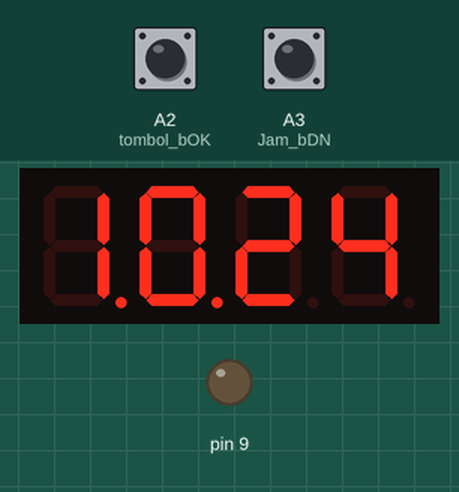
A sketch run on a simulated Arduino Uno, built with avr-gcc and run on an emulated ATmega328P. Parts: 4-digit seven-segment display, output pins drawn as LEDs (lit = HIGH). Wiring (inferred from the names in the program): DS3231 clock at I2C address 0x68. The test bench sets the inputs (shaded band); at power-on: A2 (tombol_bOK) HIGH, A3 (Jam_bDN) HIGH. The local clock reads 2024-03-15 10:24:30 at power-on unless the sketch sets it.

Above: at 1.2 s.
1.3 s: A2 (tombol_bOK) pulled LOW for 0.15 s
At 1.9 s:
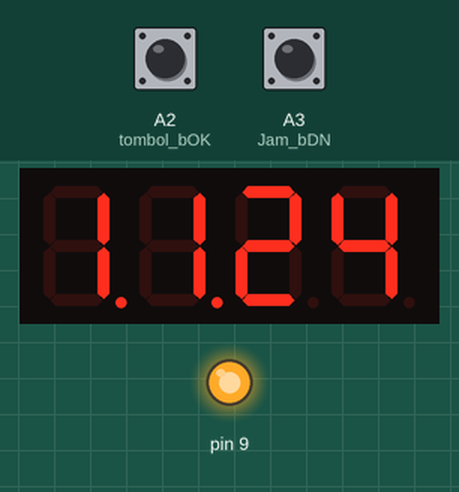
2.9 s: A3 (Jam_bDN) pulled LOW for 0.15 s
At 5.4 s:
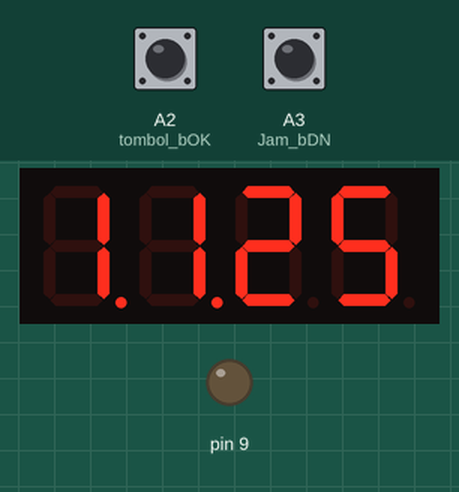
5.5 s: A2 (tombol_bOK) pulled LOW for 1 s
At 8.4 s:
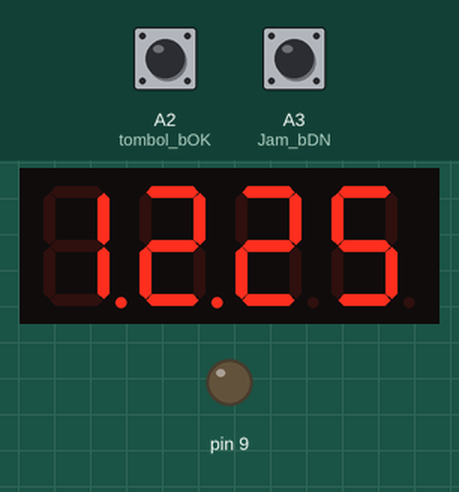
8.5 s: A3 (Jam_bDN) pulled LOW for 1 s
At 10.7 s:
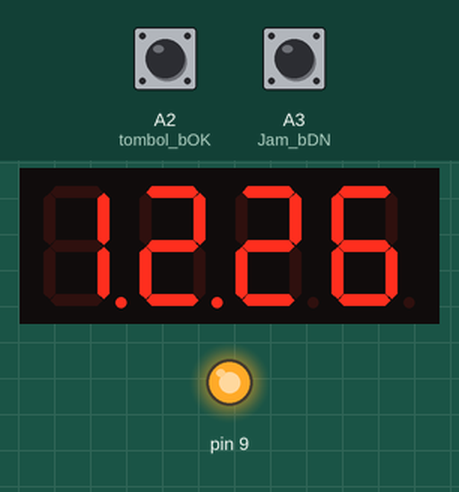
Timing chart, 0 to 12.5 s (numbered marks = the images above; inputs shaded):
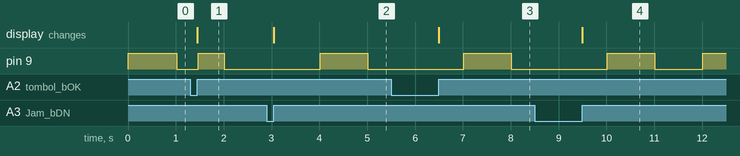

The sketch:

jam_7seg_arduino_ok.ino
```cpp
/*
Author: Danny van den Brande, arduinosensors.nl. BlueCore Tech.
This code is written for the AT24C32/DS1307 RTC Module and
4 digit Seven Segment displays.
Be sure to check if you have a common anode or cathode display.(change @ line 26)

MODIFIED BY : WWW.ROKHMAD.COM   ; ADA BEBERAPA MODIFIKASI, MULAI DARI LED KEDIP DAN PENAMBAHAN TOMBOL UNTUK SETTING JAMNYA !!
 */
#include "Wire.h"
#include "SevSeg.h" //https://github.com/sparkfun/SevSeg/tree/master/src
#include <DS3231.h>
#define DS1307_ADDRESS 0x68
DS3231  rtc(SDA, SCL);

///////////////////////////////// Mendifinisikan Pin Tombol ////////////////////////////////////////

#define tombol_bOK A2             // Tombol OK sesuaikan dengan PIN di arduino anda mana  klo ini terhubung dengan PIN analog2
#define Jam_bDN A3           //tombol setting   sesuaikan dengan PIN di arduino anda mana  klo ini terhubung dengan PIN analog 3

int langkah;

//Create an instance
SevSeg display7seg;

int valor = 0;
byte zero = 0x00;
unsigned long timer;
void setup()
{
  rtc.begin();
  //rtc.setTime(12, 0, 0);     // Set the time to 12:00:00 (24hr format)
  Wire.begin();
  //Comment this line after you have set the date @ void TimeSelection() below
  //   TimeSelection(); Uncomment this line when your setting the time. Set time @ (line 66)
  /////tombol


  pinMode(tombol_bOK, INPUT_PULLUP);                                 // Mode Pin Sebagai Input dengan Pull Up Internal
  pinMode(Jam_bDN, INPUT_PULLUP);                                    // Mode Pin Sebagai Input dengan Pull Up Internal

  //attachInterrupt(0, Setting, FALLING);
  ///end tombol codingan


  //Change to COMMON_ANODE OR  COMMON_CATHODE  if you have a Common display.
  int displayType = COMMON_ANODE;
  pinMode(9, OUTPUT);
  int digit1 = 10;
  int digit2 = 11;
  int digit3 = 12;
  int digit4 = 13;

  int segA = 2;
  int segB = 3;
  int segC = 4;
  int segD = 5;
  int segE = 6;
  int segF = 7;
  int segG = 8;
  int segDP = A0;

  int numberOfDigits = 4;

  //Initialize display
  display7seg.Begin(displayType, numberOfDigits, digit1, digit2, digit3, digit4, segA, segB, segC, segD, segE, segF, segG, segDP);

  //Set brightness
  display7seg.SetBrightness(35);
  timer = millis();
}

void loop()
{
  char tempString[10]; //Used for sprintf
  Wire.beginTransmission(DS1307_ADDRESS);
  Wire.write(zero);
  Wire.endTransmission();
  Wire.requestFrom(DS1307_ADDRESS, 7);
  int seconds = ConvertToDecimal(Wire.read());
  int minutes = ConvertToDecimal(Wire.read());
  int hours = ConvertToDecimal(Wire.read() & 0b111111);

  //////kodimgku set menit

  if (digitalRead(Jam_bDN) == LOW) {                               // Tombol Setting menit
    delay(10); minutes++;
    rtc.setTime(hours, minutes, 0);
    if (minutes >= 60) {
      minutes = 0; // Batas Nilai menit Lebih dari 59 Kembali ke 0
      rtc.setTime(hours, minutes, 0);
    }
  }
  while (digitalRead(Jam_bDN) == LOW) {}                          // Kunci Tombol Settingmenit Sampai Lepas Tombol


  //////kodimgku set jam

  if (digitalRead(tombol_bOK) == LOW) {                               // Tombol Setting jam
    delay(10);
    hours++;
    rtc.setTime(hours, minutes, 0);
    if (hours >= 24) {

      hours = 0; // Batas Nilai jam Lebih dari 23 Kembali ke 0
      rtc.setTime(hours, minutes, 0);
    }
  }
  while (digitalRead(tombol_bOK) == LOW) {}                          // Kunci Tombol Setting jam Sampai Lepas Tombol

  //////

  //rtc.setTime(hours, minutes, 0);
  sprintf(tempString, "%02d%02d", hours, minutes);

  display7seg.DisplayString(tempString, 3);
  if (seconds == 1 || seconds == 3 || seconds == 5 || seconds == 7 || seconds == 9 || seconds == 11 || seconds == 13 || seconds == 15 || seconds == 17 || seconds == 19 || seconds == 21 ||
      seconds == 23 || seconds == 25 || seconds == 27 || seconds == 29 || seconds == 31 || seconds == 33 || seconds == 35 || seconds == 37 || seconds == 39
      || seconds == 41 || seconds == 43 || seconds == 45 || seconds == 47 || seconds == 49 ||
      seconds == 51 || seconds == 53 || seconds == 55 || seconds == 57 || seconds == 59 ) {
    digitalWrite(9, LOW);
  } else  {
    digitalWrite(9, HIGH);

  }


}

void TimeSelection()   //Select date and time here below!!(line 69,70,71)
//after setting time also comment time TimeSelection() @ void setup
{
  byte seconds = 10; //Valores de 0 a 59
  byte minutes = 38; //Valores de 0 a 59
  byte hours = 3; //Valores de 0 a 23
  Wire.beginTransmission(DS1307_ADDRESS);
  Wire.write(zero); //Stop no CI para que o mesmo possa receber os dados

  //As linhas abaixo escrevem no CI os valores de
  //data e hora que foram colocados nas variaveis acima
  Wire.write(ConvertToPCD(seconds));
  Wire.write(ConvertToPCD(minutes));
  Wire.write(ConvertToPCD(hours));
  Wire.write(zero);
  Wire.endTransmission();
}

byte ConvertToPCD(byte val)
{
  //Convert Decimal to binary
  return ( (val / 10 * 16) + (val % 10) );
}

byte ConvertToDecimal(byte val)
{
  //Convert binary to decimal
  return ( (val / 16 * 10) + (val % 16) );
}
```

Measured:
- after the input at 1.3 s, pin 9: LOW → HIGH after 0.17 s instead of 0.71 s; the display: changes after 0.15 s (image 1)
- after the input at 2.9 s, the display: changes after 0.15 s (image 2)
- after the input at 5.5 s, the display: changes after 1.0 s (image 3)
- after the input at 8.5 s, the display: changes after 1.0 s (image 4)
